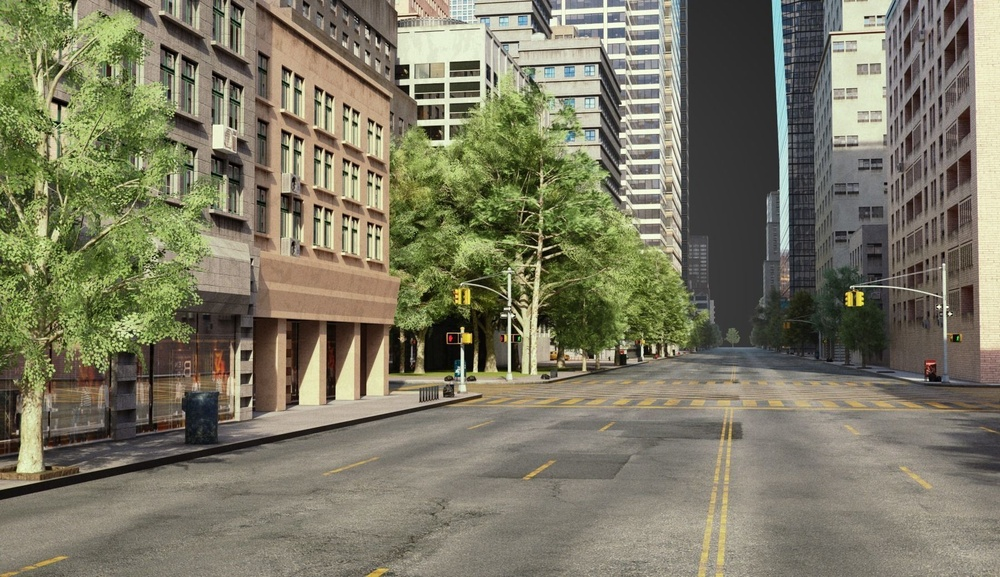
#> input picture ReconstructionByCamera/CT2-2D/segm/data/train/ref/ref_0.jpg, 1000 x 577 px, shrunk from 1800 x 1038 before the run; its folder holds only this picture in this run
$ python -i get_shadow.py   (imports and definitions only)
#> lines starting #> are read from the running program, lines starting #| are printed output that depends on the picture; after the words box and inside, x2 and y2 are one past the last pixel; in counts of white or black regions, pixels touching at a corner belong together
import os

import PIL
from PIL import Image
import cv2
import numpy as np
import matplotlib.pyplot as plt
import copy
from skimage.morphology import remove_small_objects


# use dilation and erosion to get shadow, not good
def deal_shadow(input_path_file, output_path_file):
#> called with output_path_file = 'out.png'
    image = cv2.imread(input_path_file, 0)
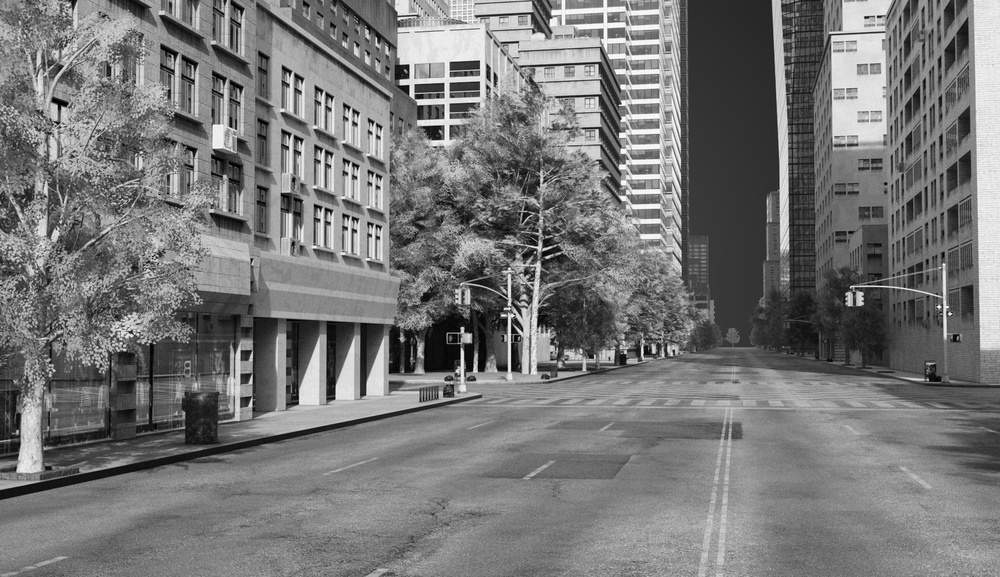
#> image: shape (577, 1000); min 0, max 255, mean 119
    kernel = np.ones((3, 3), np.uint8)

    retvalve, threshold1 = cv2.threshold(image, 45, 255, cv2.THRESH_BINARY_INV)
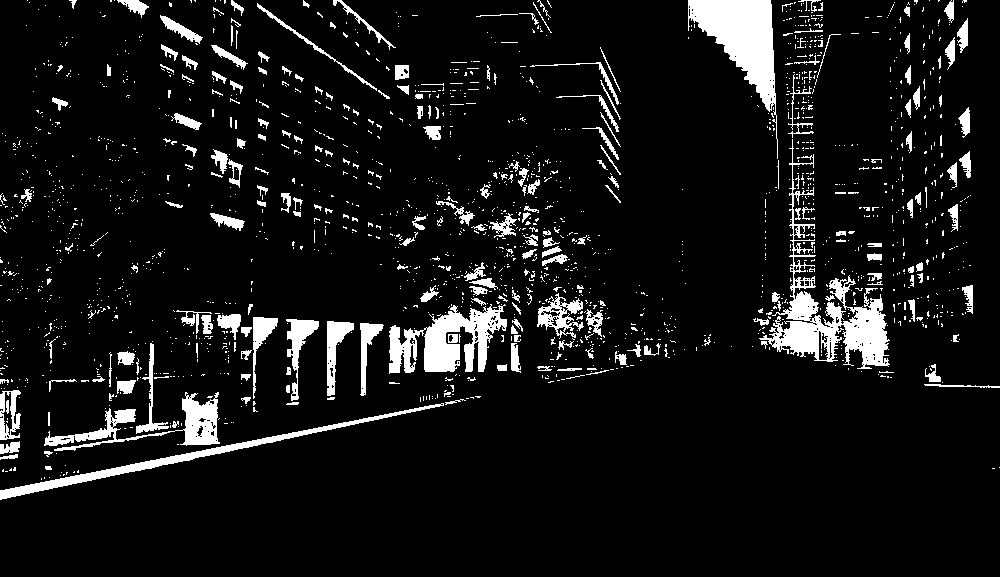
#> threshold1: shape (577, 1000); 8.2% white; 1913 white regions (1678 under 20 px), largest, box (x1, y1, x2, y2) and area: (759, 139, 890, 369) 6212, (688, 0, 778, 159) 5217, (389, 304, 507, 374) 4183

    # 闭运算
    dilation = cv2.dilate(threshold1, kernel, iterations=3)  # 膨胀
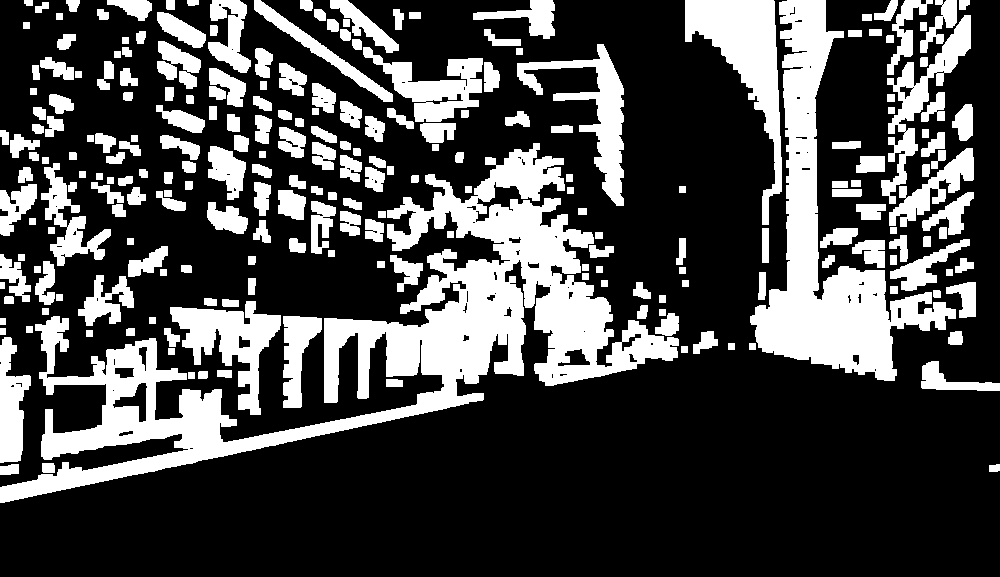
#> dilation: shape (577, 1000); 28.5% white; 237 white regions, largest, box (x1, y1, x2, y2) and area: (0, 143, 679, 503) 53049, (750, 0, 956, 381) 22469, (685, 0, 782, 225) 7498
    erosion = cv2.erode(dilation, kernel, iterations=1)  # 腐蚀
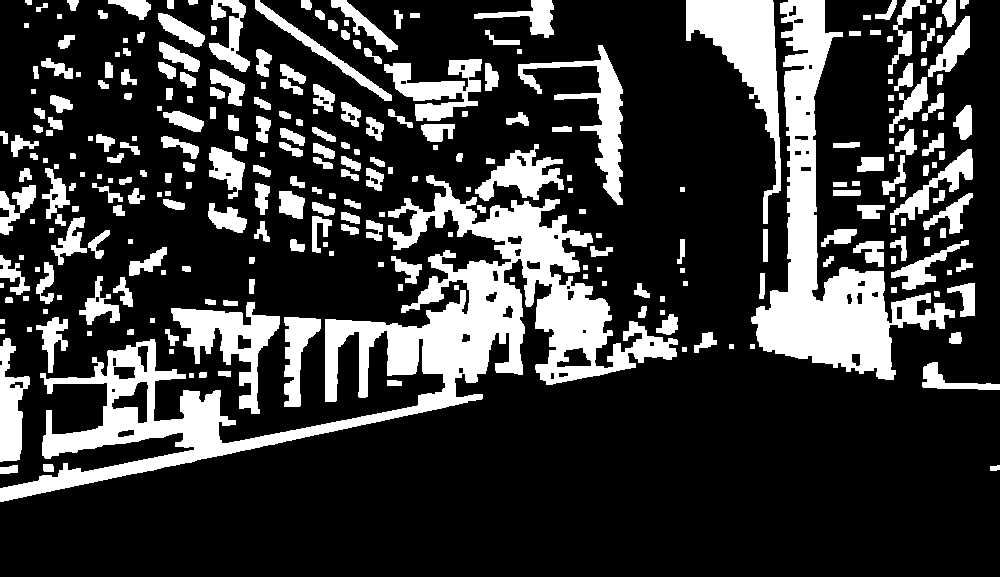
#> erosion: shape (577, 1000); 23% white; 284 white regions (1 under 20 px), largest, box (x1, y1, x2, y2) and area: (0, 175, 678, 502) 41997, (751, 0, 955, 380) 20372, (686, 0, 781, 224) 6863
    minus_erosion = -erosion + 255

    cv2.imwrite(output_path_file, minus_erosion)


# not good
# [69 lines left out: functions deal_shadow_2, deal_shadow_3, deal_shadow_4, directory_exists_or_create, main_obtain_shadow_keep_name, main_combine_sub_folder_name, not called in this run]


# [5 lines not run here, left out]
    # input_path_file = 'C:/Users/Administrator/Desktop/cgtrader/ref/ref_0.jpg'
    # output_path_file = 'C:/Users/Administrator/Desktop/xxx.jpg'
    # deal_shadow_4(input_path_file, output_path_file)

>>> result = deal_shadow('../../ReconstructionByCamera/CT2-2D/segm/data/train/ref/ref_0.jpg', 'out.png')
